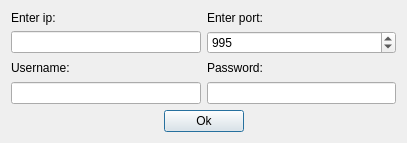
<?xml version="1.0" encoding="UTF-8"?>
<ui version="4.0">
 <class>PortDialog</class>
 <widget class="QDialog" name="PortDialog">
  <property name="geometry">
   <rect>
    <x>0</x>
    <y>0</y>
    <width>407</width>
    <height>143</height>
   </rect>
  </property>
  <property name="windowTitle">
   <string>Log in</string>
  </property>
  <layout class="QGridLayout" name="gridLayout">
   <item row="0" column="1">
    <layout class="QVBoxLayout" name="verticalLayout_2">
     <item>
      <widget class="QLabel" name="label_2">
       <property name="sizePolicy">
        <sizepolicy hsizetype="Preferred" vsizetype="Fixed">
         <horstretch>0</horstretch>
         <verstretch>0</verstretch>
        </sizepolicy>
       </property>
       <property name="text">
        <string>Enter port:</string>
       </property>
      </widget>
     </item>
     <item>
      <widget class="QSpinBox" name="port">
       <property name="minimum">
        <number>1</number>
       </property>
       <property name="maximum">
        <number>65535</number>
       </property>
       <property name="value">
        <number>995</number>
       </property>
      </widget>
     </item>
    </layout>
   </item>
   <item row="0" column="0">
    <layout class="QVBoxLayout" name="verticalLayout">
     <item>
      <widget class="QLabel" name="label">
       <property name="sizePolicy">
        <sizepolicy hsizetype="Preferred" vsizetype="Fixed">
         <horstretch>0</horstretch>
         <verstretch>0</verstretch>
        </sizepolicy>
       </property>
       <property name="text">
        <string>Enter ip:</string>
       </property>
      </widget>
     </item>
     <item>
      <widget class="QLineEdit" name="ip"/>
     </item>
    </layout>
   </item>
   <item row="2" column="0" colspan="2">
    <layout class="QHBoxLayout" name="horizontalLayout">
     <item>
      <spacer name="horizontalSpacer">
       <property name="orientation">
        <enum>Qt::Horizontal</enum>
       </property>
       <property name="sizeHint" stdset="0">
        <size>
         <width>40</width>
         <height>20</height>
        </size>
       </property>
      </spacer>
     </item>
     <item>
      <widget class="QPushButton" name="ok">
       <property name="text">
        <string>Ok</string>
       </property>
      </widget>
     </item>
     <item>
      <spacer name="horizontalSpacer_2">
       <property name="orientation">
        <enum>Qt::Horizontal</enum>
       </property>
       <property name="sizeHint" stdset="0">
        <size>
         <width>40</width>
         <height>20</height>
        </size>
       </property>
      </spacer>
     </item>
    </layout>
   </item>
   <item row="1" column="0">
    <layout class="QVBoxLayout" name="verticalLayout_3">
     <item>
      <widget class="QLabel" name="label_3">
       <property name="text">
        <string>Username:</string>
       </property>
      </widget>
     </item>
     <item>
      <widget class="QLineEdit" name="username"/>
     </item>
    </layout>
   </item>
   <item row="1" column="1">
    <layout class="QVBoxLayout" name="verticalLayout_4">
     <item>
      <widget class="QLabel" name="label_4">
       <property name="text">
        <string>Password:</string>
       </property>
      </widget>
     </item>
     <item>
      <widget class="QLineEdit" name="password">
       <property name="echoMode">
        <enum>QLineEdit::Password</enum>
       </property>
      </widget>
     </item>
    </layout>
   </item>
  </layout>
 </widget>
 <resources/>
 <connections/>
</ui>
